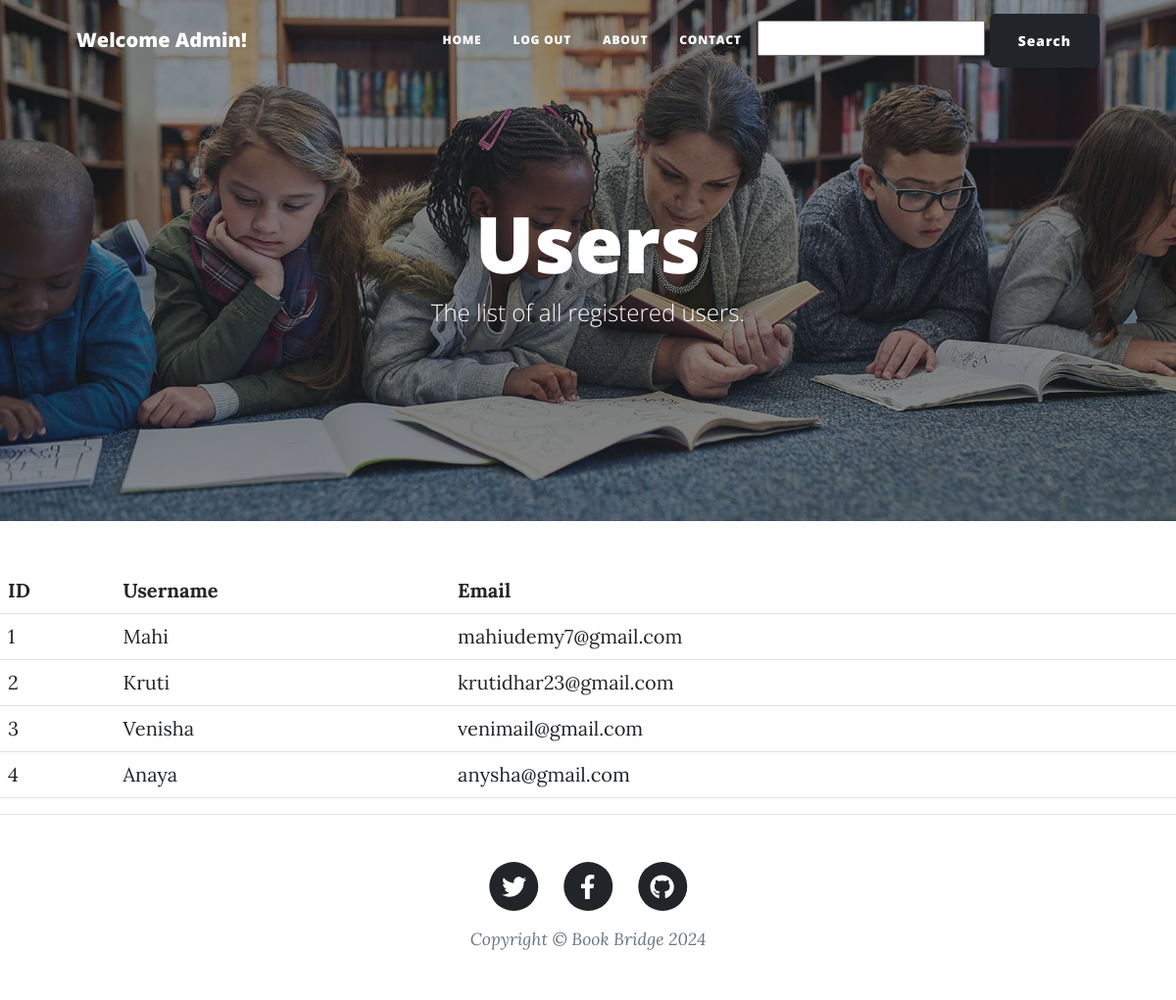
The app's page /users (signed in) with its own data.
### main.py (models this page shows, shortened)
class User(UserMixin, db.Model):
    __tablename__ = "users"
    id: Mapped[int] = mapped_column(Integer, primary_key=True)
    email: Mapped[str] = mapped_column(String(100), unique=True)
    password: Mapped[str] = mapped_column(String(100))
    name: Mapped[str] = mapped_column(String(100))
    issued_books = relationship("Books", secondary=issued_books, back_populates="issued_to")

### main.py (the view)
@app.route('/users')
@admin_only
def all_users():
    users = User.query.all()
    return render_template('all_users.html', users=users)

### main.py (called while the page is built)
@login_manager.user_loader
def load_user(user_id):
    return db.get_or_404(User, user_id)

def admin_only(f):
    @wraps(f)
    def decorated_function(*args, **kwargs):
        if current_user.id != 1:
            return abort(403)
        return f(*args, **kwargs)
    return decorated_function

### templates/all_users.html
<!DOCTYPE html>
<html lang="en">
<head>
    <meta charset="UTF-{% from "bootstrap5/form.html" import render_form %}
{% include "header.html" %}
<header class="masthead"
        style="background-image: url('../static/assets/img/user_img.jpg')">
  <div class="container position-relative px-4 px-lg-5">
    <div class="row gx-4 gx-lg-5 justify-content-center">
      <div class="col-md-10 col-lg-8 col-xl-7">
        <div class="page-heading">
          <h1>Users</h1>
          <span class="subheading">The list of all registered users.</span>
        </div>
      </div>
    </div>
  </div>
</header>
<table class="table">
	<tr>
        <th>ID</th>
        <th>Username</th>
        <th>Email</th>
    </tr>
	 {% for user in users %}
    <tr>
        <td>{{ user.id }}</td>
        <td>{{ user.name }}</td>
        <td>{{ user.email }}</td>
    </tr>
    {% endfor %}
</table>
{% include "footer.html" %}

### records on screen
User: id "1", name "Mahi", email "mahiudemy7@gmail.com"
User: id "2", name "Kruti", email "krutidhar23@gmail.com"
User: id "3", name "Venisha", email "venimail@gmail.com"
User: id "4", name "Anaya", email "anysha@gmail.com"
